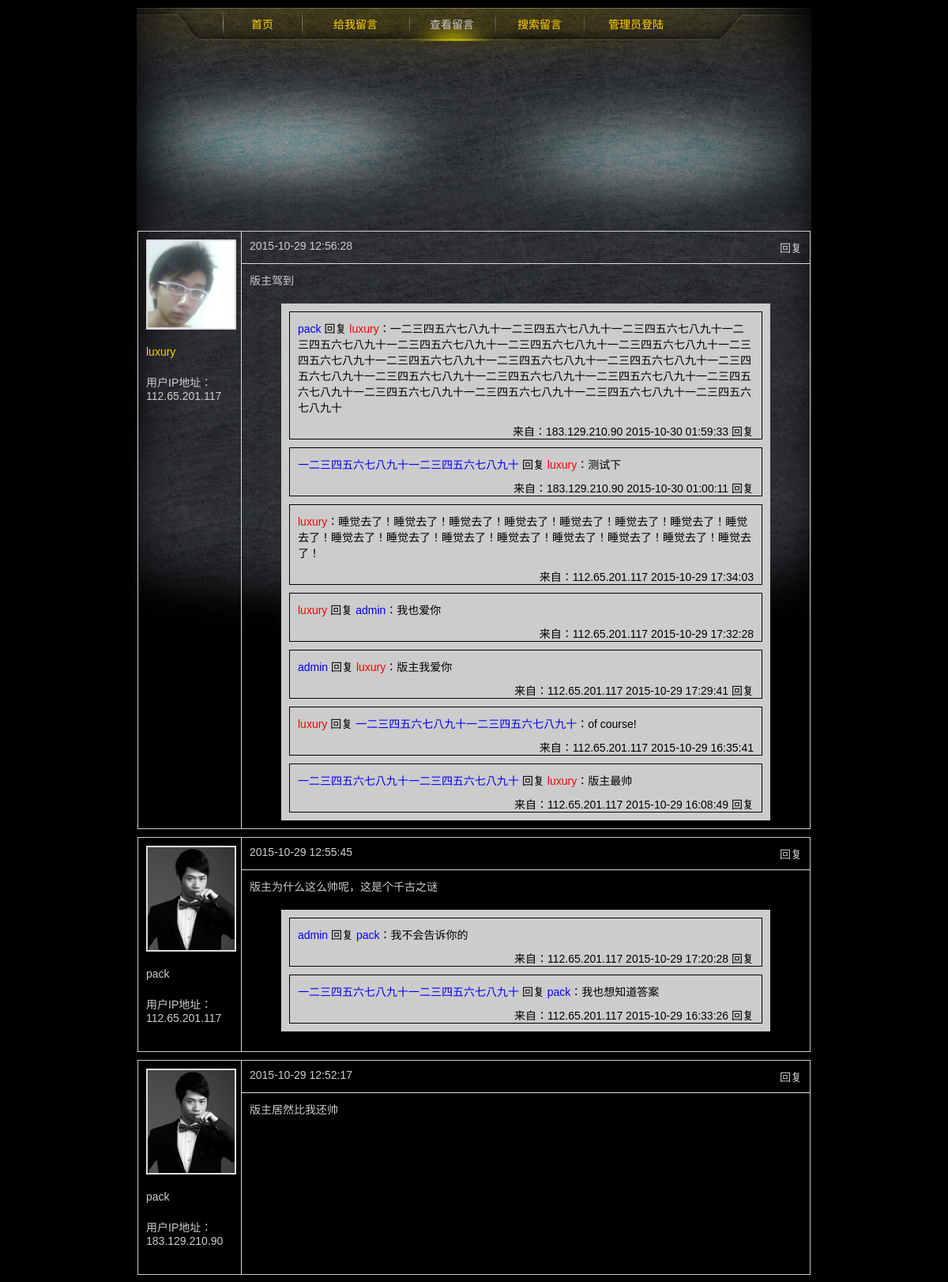
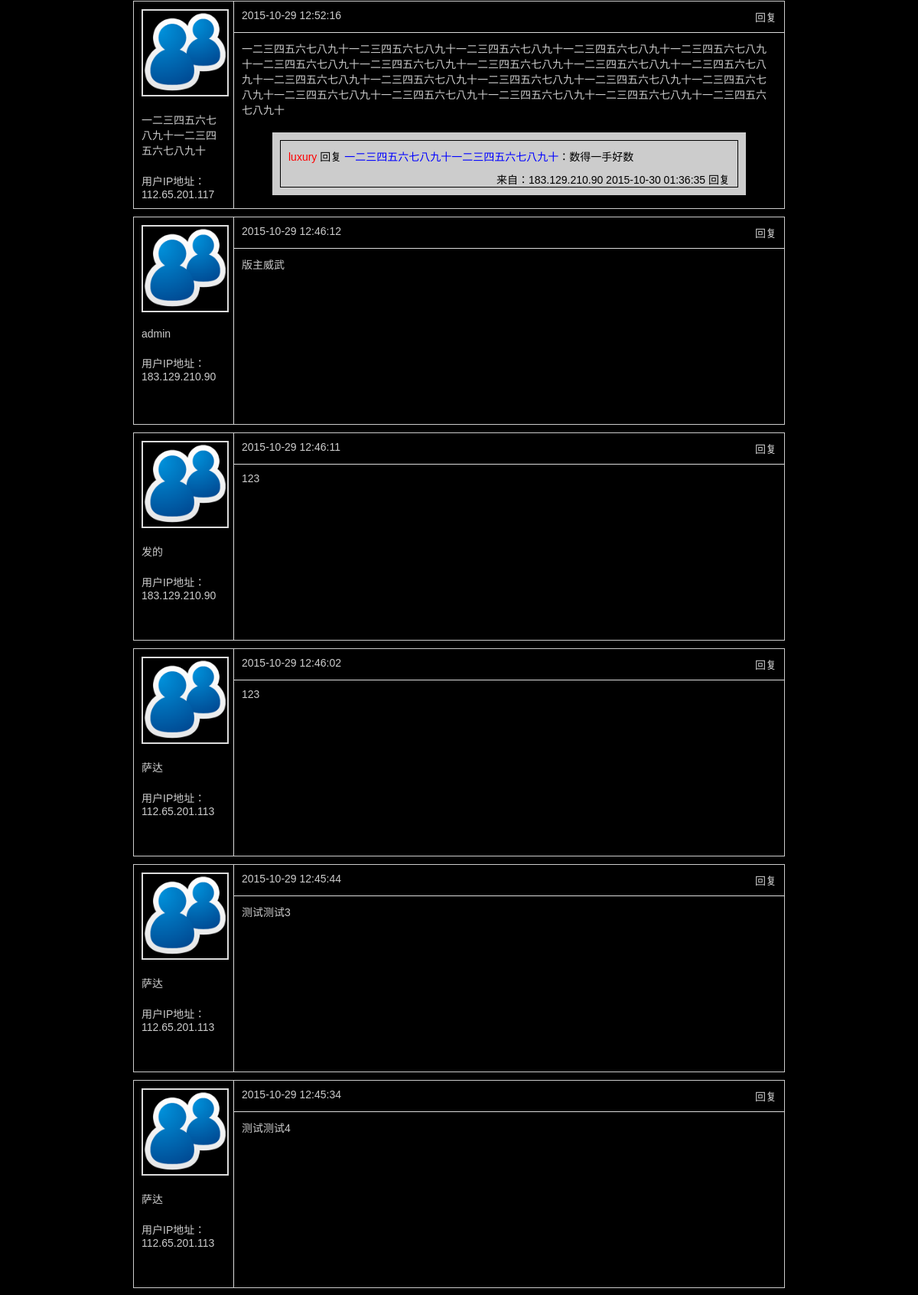
Page /leftjoin.php (upper part) on the committed database (2 pictures, top to bottom).
### tables this page shows
CREATE TABLE `mb_comment_info` (
  `id` int(10) unsigned NOT NULL AUTO_INCREMENT COMMENT '留言ID',
  `author` varchar(20) NOT NULL COMMENT '留言作者',
  `ip` varchar(15) DEFAULT NULL COMMENT '留言IP地址',
  `content` varchar(200) NOT NULL COMMENT '留言内容',
  `state` tinyint(1) NOT NULL COMMENT '留言状态：-1→删除；0→禁用；1→正常',
  `portrait` varchar(100) DEFAULT NULL COMMENT '留言作者头像',
  `ctime` int(10) NOT NULL COMMENT '留言创建时间',
  PRIMARY KEY (`id`)
);

CREATE TABLE `mb_reply_info` (
  `id` int(10) unsigned NOT NULL AUTO_INCREMENT COMMENT '回复ID',
  `pid` varchar(10) NOT NULL COMMENT '回复对象ID',
  `author` varchar(20) NOT NULL COMMENT '回复作者',
  `ip` varchar(15) DEFAULT NULL COMMENT '回复IP地址',
  `content` varchar(200) NOT NULL,
  `state` tinyint(1) NOT NULL COMMENT '回复状态：-1→删除；0→禁用；1→正常',
  `ctime` int(10) NOT NULL COMMENT '留言创建时间',
  `who` varchar(20) NOT NULL COMMENT '回复对象',
  PRIMARY KEY (`id`)
);

### leftjoin.php (the view, shortened to what this page needs)
<?php
$whereString ='';
include_once('head.php');
$username = [];
if ( isset( $_SESSION['username'] ) ) {
	$username['state'] = 1;
	$username['name']  = $_SESSION['username'];
} elseif ( isset( $_SESSION['guestname'] ) ) {
	$username['state'] = 2;
	$username['name']  = $_SESSION['guestname'];
} else {
	$username['state'] = 0;
	$username['name']  = '';
}
$sqlMaster 	  = 'SELECT username,state FROM mb_admin_user WHERE state = 2';
$resultMaster = mysql_query( $sqlMaster );
$rowMaster 	  = mysql_fetch_assoc( $resultMaster );
$master 	  = $rowMaster['username'];
$sql 	= "SELECT c.id c_id,c.author c_author,c.content c_content,c.ip c_ip,c.portrait c_portrait,c.ctime c_ctime,c.state c_state,r.id r_id,r.pid r_pid,r.author r_author,r.content r_content,r.ip r_ip,r.ctime r_ctime,r.state r_state,r.who r_who FROM mb_comment_info c LEFT JOIN mb_reply_info r ON c.id = r.pid AND c.state > 0 AND r.state > 0 ORDER BY c.ctime DESC,r.ctime DESC";
$result = mysql_query( $sql );
$num 	= mysql_num_rows( $result );
$list	= [];
if ( $num > 0 ) {
	while ( $row = mysql_fetch_assoc( $result ) ) {
		if ( empty( $list[$row['c_id']] ) ) {
			$list[$row['c_id']]['c_id'] 	  = $row['c_id'];
			$list[$row['c_id']]['c_author']   = $row['c_author'];
			$list[$row['c_id']]['c_content']  = $row['c_content'];
			$list[$row['c_id']]['c_ip'] 	  = $row['c_ip'];
			$list[$row['c_id']]['c_portrait'] = $row['c_portrait'];
			$list[$row['c_id']]['c_ctime'] 	  = $row['c_ctime'];
			$list[$row['c_id']]['c_state'] 	  = $row['c_state'];
			$list[$row['c_id']]['reply'] 	  = [];
			if ( $row['r_id'] ) {
				$list[$row['c_id']]['reply'][$row['r_id']]['r_id'] 	  	= $row['r_id'];
				$list[$row['c_id']]['reply'][$row['r_id']]['r_pid'] 	= $row['r_pid'];
				$list[$row['c_id']]['reply'][$row['r_id']]['r_author']  = $row['r_author'];
				$list[$row['c_id']]['reply'][$row['r_id']]['r_content'] = $row['r_content'];
				$list[$row['c_id']]['reply'][$row['r_id']]['r_ip'] 	    = $row['r_ip'];
				$list[$row['c_id']]['reply'][$row['r_id']]['r_ctime'] 	= $row['r_ctime'];
				$list[$row['c_id']]['reply'][$row['r_id']]['r_state'] 	= $row['r_state'];
				$list[$row['c_id']]['reply'][$row['r_id']]['r_who']	 	= $row['r_who'];
			}
		} else {
			if ( $row['r_id'] ) {
				$list[$row['c_id']]['reply'][$row['r_id']]['r_id'] 	  	= $row['r_id'];
				$list[$row['c_id']]['reply'][$row['r_id']]['r_pid'] 	= $row['r_pid'];
				$list[$row['c_id']]['reply'][$row['r_id']]['r_author']  = $row['r_author'];
				$list[$row['c_id']]['reply'][$row['r_id']]['r_content'] = $row['r_content'];
				$list[$row['c_id']]['reply'][$row['r_id']]['r_ip'] 	    = $row['r_ip'];
				$list[$row['c_id']]['reply'][$row['r_id']]['r_ctime'] 	= $row['r_ctime'];
				$list[$row['c_id']]['reply'][$row['r_id']]['r_state'] 	= $row['r_state'];
				$list[$row['c_id']]['reply'][$row['r_id']]['r_who']	 	= $row['r_who'];
			}
		}
	}
}
?>
<link rel="stylesheet" type="text/css" href="css/view.css" />
</head>
<body>
	<div class="base_wrapper">
		<?php include('nav.php'); ?>
		<div class="comment_list">
			<?php if ( $num == 0 ) { ?>
			<div class="comment_empty"><?php if ( $whereString ) { echo '抱歉，没有找到相关留言'; } else { echo '暂无留言信息'; } ?></div>
			<?php
		} else {
			foreach ( $list as $k => $v ) {
				?>
				<div class="comment_row">
					<div class="comment_left">
						<img class="comment_portrait" src="<?php echo $v['c_portrait'] ? $v['c_portrait'] : 'images/default_user.png'; ?>" width="110" />
						<?php if ( $v['c_author'] == $master ) { ?>
						<p class="comment_author orange"><?php echo $v['c_author']; ?></p>
						<?php } elseif ( $v['c_author'] == $username['name'] ) { ?>
						<p class="comment_author green"><?php echo $v['c_author']; ?></p>
						<?php } else { ?>
						<p class="comment_author"><?php echo $v['c_author']; ?></p>
						<?php } ?>
						<p class="comment_ip">用户IP地址：<?php echo $v['c_ip'] ? $v['c_ip'] : '未知IP地址'; ?></p>
					</div>
					<div class="comment_right">
						<div class="comment_opt">
							<span><?php echo date( 'Y-m-d H:i:s', $v['c_ctime'] ); ?></span>
							<a class="reply_btn" href="javascript:void(0);" data-id="<?php echo $v['c_id']; ?>" data-name="<?php echo $v['c_author']; ?>"><?php if ( $v['c_author'] == $username['name'] ) { echo '追加'; } else { echo '回复'; } ?></a>
						</div>
						<div class="comment_content"><?php echo $v['c_content']; ?></div>
						<div class="reply_list">
							<?php
							foreach ( $v['reply'] as $key => $value ) {
								if ( $value['r_author'] == $master ) {
									$colorAuthor = 'red';
								} elseif ( $value['r_author'] == $username['name'] ) {
									$colorAuthor = 'green';
								} else {
									$colorAuthor = 'blue';
								}
								if ( $value['r_who'] == $master ) {
									$colorWho = 'red';
								} elseif ( $value['r_who'] == $username['name'] ) {
									$colorWho = 'green';
								} else {
									$colorWho = 'blue';
								}
								?>
								<div class="reply_row">
									<div class="reply_content">
										<?php if ( $v['c_author'] == $value['r_author'] && $v['c_author'] == $value['r_who'] ) { ?>
										<span class="<?php echo $colorAuthor; ?>"><?php echo $value['r_author']; ?></span>：<?php echo $value['r_content']; ?>
										<?php } else { ?>
										<span class="<?php echo $colorAuthor; ?>"><?php echo $value['r_author']; ?></span> 回复 <span class="<?php echo $colorWho; ?>"><?php echo $value['r_who']; ?></span>：<?php echo $value['r_content']; ?>
										<?php } ?>
									</div>
									<div class="reply_opt">
										<span>来自：<?php echo $value['r_ip'] ? $value['r_ip'] : '未知IP地址'; ?></span>
										<span><?php echo date( 'Y-m-d H:i:s', $value['r_ctime'] ); ?></span>
										<?php if ( $value['r_who'] == $v['c_author'] && $v['c_author'] != $value['r_author'] ) { ?>
										<a class="reply_btn" href="javascript:void(0);" data-id="<?php echo $v['c_id']; ?>" data-name="<?php echo $value['r_author']; ?>">回复</a>
										<?php } ?>
									</div>
								</div>
								<?php } ?>
							</div>
						</div>
					</div>
					<?php
				}
			}
			?>
		</div>
	</div>
</body>
</html>

### css/base.css (style rules this page uses)
html,body,p,span,i,ul,li,ol,h1,h2,h3,h4,h5,h6,img,form,input,select,button,textarea,table,tr,td { margin:0;padding:0; }
body { min-height:100%;font-size:14px;color:#ccc;background:#000;font-family:'微软雅黑','Micosoft yahei',Arial,Helvetica,sans-serif;-webkit-font-smoothing:antialiased; }
img { border:none;vertical-align:middle; }
a { color:#ccc;text-decoration:none; }
.orange { color:#ffd200; }
.red { color:red; }
.blue { color:blue; }
.base_wrapper { width:1020px;margin:0 auto;background:#000 url('../images/bg.jpg') no-repeat 0 10px;overflow:hidden; }

### css/view.css (style rules this page uses)
.comment_list { margin:240px 84px 0; }
.comment_list .comment_row { border:1px solid #ccc;*zoom:1;margin-bottom:10px; }
.comment_list .comment_row:before,.comment_list .comment_row:after { content:'';display:table; }
.comment_list .comment_row:after { clear:both; }
.comment_list .comment_row .comment_left { width:110px;float:left;padding:10px; }
.comment_list .comment_row .comment_left .comment_portrait { display:block;margin:0 auto;border:2px solid #dcdcdc; }
.comment_list .comment_row .comment_left .comment_author { margin:20px 0; }
.comment_list .comment_row .comment_right { width:719px;min-height:270px;float:left;border-left:1px solid #dcdcdc; }
.comment_list .comment_row .comment_right .comment_opt { padding:10px;border-bottom:1px solid #dcdcdc;text-align:right; }
.comment_list .comment_row .comment_right .comment_opt span { float:left;margin-right:10px; }
.comment_list .comment_row .comment_right .comment_content { padding:10px; }
.comment_list .comment_row .comment_right .reply_list { margin:10px 50px;background:#ccc;color:#000;overflow:hidden; }
.comment_list .comment_row .comment_right .reply_list .reply_row { margin:10px;border:1px solid #000; }
.comment_list .comment_row .comment_right .reply_list .reply_row .reply_content { padding:10px;overflow:hidden; }
.comment_list .comment_row .comment_right .reply_list .reply_opt { text-align:right;padding:0 10px; }
.comment_list .comment_row .comment_right .reply_list .reply_opt a { color:#000; }

### rows in the picture
mb_comment_info: mb_reply_info.author "pack", mb_reply_info.who "luxury", mb_reply_info.content "一二三四五六七八九十一二三四五六七八九十一二三四五六七八九十一二三四五六七八九十一二三四五六七八九十一二三四五六七八九十一二三四五六七八九十一二三四五六七八九十一二三四五六七八九十一二三四五六七八九十一二三四五六七八九十一二三四五六七八九十一二三四五六七八九十一二三四五六七八九十一二三四五六七八九十一二三四五六七八九十一二三四五六七八九十一二三四五六七八九十一二三四五六七八九十一二三四五六七八九十", mb_reply_info.ip "183.129.210.90", mb_reply_info.ctime "2015-10-30 01:59:33", mb_reply_info.author "一二三四五六七八九十一二三四五六七八九十", mb_reply_info.content "测试下", mb_reply_info.ctime "2015-10-30 01:00:11", mb_reply_info.author "luxury", mb_reply_info.content "睡觉去了！睡觉去了！睡觉去了！睡觉去了！睡觉去了！睡觉去了！睡觉去了！睡觉去了！睡觉去了！睡觉去了！睡觉去了！睡觉去了！睡觉去了！睡觉去了！睡觉去了！睡觉去了！", mb_reply_info.ip "112.65.201.117", mb_reply_info.ctime "2015-10-29 17:34:03", mb_reply_info.who "admin", mb_reply_info.content "我也爱你", mb_reply_info.ctime "2015-10-29 17:32:28", mb_reply_info.author "admin", mb_reply_info.content "版主我爱你", mb_reply_info.ctime "2015-10-29 17:29:41", mb_reply_info.who "一二三四五六七八九十一二三四五六七八九十", mb_reply_info.content "of course!", mb_reply_info.ctime "2015-10-29 16:35:41", mb_reply_info.content "版主最帅", mb_reply_info.ctime "2015-10-29 16:08:49"
mb_comment_info: mb_reply_info.author "admin", mb_reply_info.who "pack", mb_reply_info.content "我不会告诉你的", mb_reply_info.ip "112.65.201.117", mb_reply_info.ctime "2015-10-29 17:20:28", mb_reply_info.author "一二三四五六七八九十一二三四五六七八九十", mb_reply_info.content "我也想知道答案", mb_reply_info.ctime "2015-10-29 16:33:26"
mb_comment_info: portrait (picture), author "pack", ip "183.129.210.90", ctime "2015-10-29 12:52:17", shows "回复", content "版主居然比我还帅"
mb_comment_info: author "一二三四五六七八九十一二三四五六七八九十", ip "112.65.201.117", ctime "2015-10-29 12:52:16", shows "回复", content "一二三四五六七八九十一二三四五六七八九十一二三四五六七八九十一二三四五六七八九十一二三四五六七八九十一二三四五六七八九十一二三四五六七八九十一二三四五六七八九十一二三四五六七八九十一二三四五六七八九十一二三四五六七八九十一二三四五六七八九十一二三四五六七八九十一二三四五六七八九十一二三四五六七八九十一二三四五六七八九十一二三四五六七八九十一二三四五六七八九十一二三四五六七八九十一二三四五六七八九十", mb_reply_info.author "luxury", mb_reply_info.who "一二三四五六七八九十一二三四五六七八九十", mb_reply_info.content "数得一手好数", mb_reply_info.ip "183.129.210.90", mb_reply_info.ctime "2015-10-30 01:36:35"
mb_comment_info: author "admin", ip "183.129.210.90", ctime "2015-10-29 12:46:12", shows "回复", content "版主威武"
mb_comment_info: author "发的", ip "183.129.210.90", ctime "2015-10-29 12:46:11", shows "回复", content "123"
mb_comment_info: author "萨达", ip "112.65.201.113", ctime "2015-10-29 12:46:02", shows "回复", content "123"
mb_comment_info: author "萨达", ip "112.65.201.113", ctime "2015-10-29 12:45:44", shows "回复", content "测试测试3"
mb_comment_info: author "萨达", ip "112.65.201.113", ctime "2015-10-29 12:45:34", shows "回复", content "测试测试4"

### other values in the picture
$v['c_author'] "luxury"
$v['c_ip'] "112.65.201.117"
date( 'Y-m-d H:i:s', $v['c_ctime'] ) "2015-10-29 12:56:28"
$v['c_content'] "版主驾到"
$v['c_author'] "pack"
date( 'Y-m-d H:i:s', $v['c_ctime'] ) "2015-10-29 12:55:45"
$v['c_content'] "版主为什么这么帅呢，这是个千古之谜"
